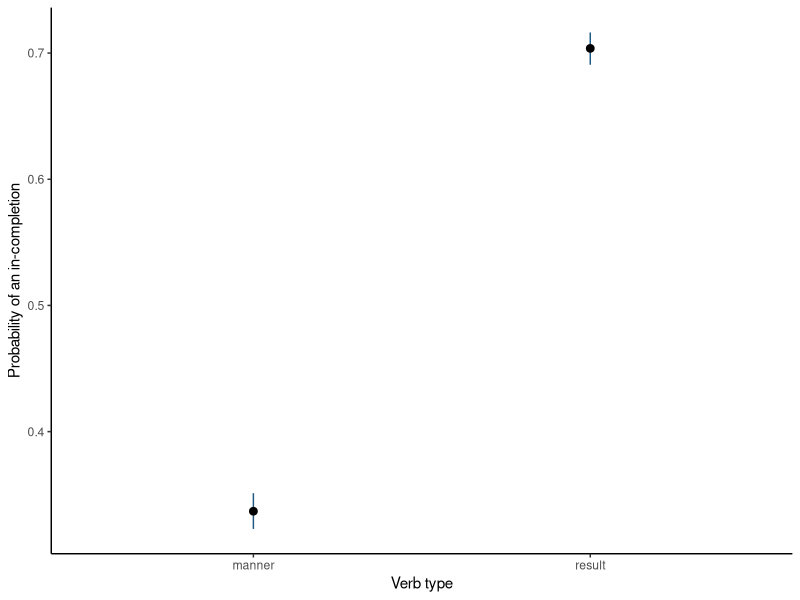

This figure's R source:
## ---- chunk 1
#| label: logistic-application-data
#| echo: true
st <- read.csv("data/supertelicity/supertelicity-cloze.csv")
st$verb_type <- factor(st$verb_type, levels = c("manner", "result"))
raw_counts <- as.data.frame(table(st$verb_type, st$preposition))
names(raw_counts) <- c("verb_type", "preposition", "observations")
raw_counts
## ---- chunk 2
#| label: logistic-application-fit
#| echo: true
fit <- glm(prep_in ~ verb_type, family = binomial(), data = st)
groups <- aggregate(prep_in ~ verb_type, st, mean)
groups$n <- as.integer(table(st$verb_type))
link_prediction <- predict(fit, newdata = groups, se.fit = TRUE)
groups$fitted <- plogis(link_prediction$fit)
groups$lower <- plogis(link_prediction$fit - qnorm(.975) * link_prediction$se.fit)
groups$upper <- plogis(link_prediction$fit + qnorm(.975) * link_prediction$se.fit)
groups
## ---- chunk 3
#| label: logistic-application-information-check
X <- model.matrix(fit)
pi_hat <- fitted(fit)
coefficient_covariance_by_hand <- solve(crossprod(
  X,
  X * as.numeric(pi_hat * (1 - pi_hat))
))
coefficient_covariance_from_glm <- vcov(fit)

group_design <- model.matrix(~ verb_type, data = groups)
group_link_se_by_hand <- sqrt(diag(
  group_design %*%
    coefficient_covariance_by_hand %*%
    t(group_design)
))

stopifnot(
  max(abs(
    coefficient_covariance_by_hand - coefficient_covariance_from_glm
  )) < 1e-8,
  max(abs(group_link_se_by_hand - link_prediction$se.fit)) < 1e-7
)

data.frame(
  verb_type = groups$verb_type,
  direct_link_standard_error = group_link_se_by_hand,
  predict_link_standard_error = link_prediction$se.fit
)
## ---- chunk 4
#| label: logistic-application-plot
#| echo: true
library(ggplot2)
ggplot(groups, aes(verb_type, prep_in)) +
  geom_linerange(aes(ymin = lower, ymax = upper), color = "#1F5A85") +
  geom_point(size = 2.3) +
  labs(x = "Verb type", y = "Probability of an in-completion") +
  theme_classic()
## ---- chunk 5
#| label: logistic-application-coefficients
#| echo: true
summary(fit)$coefficients
## ---- chunk 6
#| label: logistic-application-response-contrast
#| echo: true
with(groups, c(result_minus_manner = fitted[verb_type == "result"] -
                                      fitted[verb_type == "manner"]))
## ---- chunk 7
#| label: logistic-profile-interval
#| echo: true
bernoulli_log_likelihood <- function(intercept, slope, y, result) {
  eta <- intercept + slope * result
  log_normalizer <- pmax(eta, 0) + log1p(exp(-abs(eta)))
  sum(y * eta - log_normalizer)
}

profile_log_likelihood <- function(slope) {
  intercept_search <- optimize(
    function(intercept) -bernoulli_log_likelihood(
      intercept,
      slope,
      y = st$prep_in,
      result = as.numeric(st$verb_type == "result")
    ),
    interval = c(-20, 20),
    tol = 1e-12
  )
  -intercept_search$objective
}

maximum_log_likelihood <- as.numeric(logLik(fit))
cutoff <- qchisq(0.95, df = 1)
profile_equation <- function(slope) {
  2 * (maximum_log_likelihood - profile_log_likelihood(slope)) - cutoff
}
slope_estimate <- coef(fit)[["verb_typeresult"]]
slope_se <- coef(summary(fit))["verb_typeresult", "Std. Error"]
direct_profile_link <- c(
  lower = uniroot(
    profile_equation,
    c(slope_estimate - 10 * slope_se, slope_estimate),
    tol = 1e-10
  )$root,
  upper = uniroot(
    profile_equation,
    c(slope_estimate, slope_estimate + 10 * slope_se),
    tol = 1e-10
  )$root
)
software_profile_link <- suppressMessages(confint(
  fit,
  parm = "verb_typeresult"
))

stopifnot(
  max(abs(direct_profile_link - software_profile_link)) < 1e-3,
  max(abs(vapply(
    direct_profile_link,
    profile_equation,
    numeric(1L)
  ))) < 1e-6
)

data.frame(
  scale = c("log odds", "odds ratio"),
  lower = c(direct_profile_link[[1L]], exp(direct_profile_link[[1L]])),
  upper = c(direct_profile_link[[2L]], exp(direct_profile_link[[2L]]))
)
